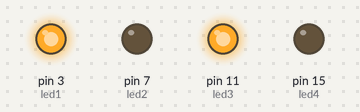
A program run on a simulated Raspberry Pi (header pin numbers). Shown: output pins drawn as LEDs (lit = HIGH).

Above: at 0.5 s.
At 3.5 s:
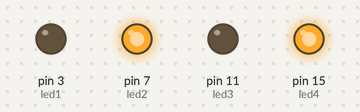
Timing chart, 0 to 4.6 s (numbered marks = the images above):
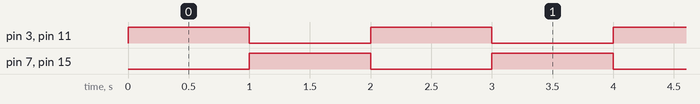

The program:

odd.py
```python
import RPi.GPIO as GPIO
import time

GPIO.setmode(GPIO.BOARD)

led1 = 3
led2 = 7
led3 = 11
led4 = 15

GPIO.setup(led1, GPIO.OUT)
GPIO.setup(led2, GPIO.OUT)
GPIO.setup(led3, GPIO.OUT)
GPIO.setup(led4, GPIO.OUT)

while True:
    GPIO.output(led1, True)
    GPIO.output(led3, True)
    GPIO.output(led2, False)
    GPIO.output(led4, False)

    time.sleep(1)

    GPIO.output(led1, False)
    GPIO.output(led3, False)
    GPIO.output(led2, True)
    GPIO.output(led4, True)

    time.sleep(1)
```

Measured:
- by itself, pin 3 (led1), pin 7 (led2), pin 11 (led3), pin 15 (led4): alternates HIGH for 1.0 s and LOW for 1.0 s
